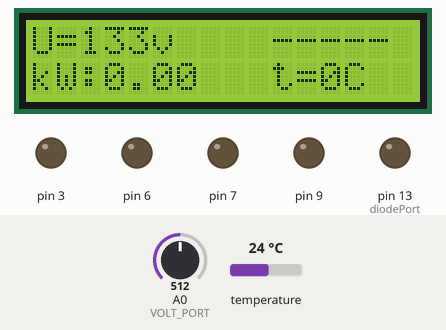
This sketch was run on a simulated Arduino Uno, built with avr-gcc and run on an emulated ATmega328P. Shown: 16×2 character LCD, output pins drawn as LEDs (lit = HIGH). The test bench sets the inputs (shaded band); at power-on: A0 (VOLT_PORT) = 512, temperature 24 °C.

Above: at 12.3 s.
12.4 s: A0 (VOLT_PORT) set to 885
At 13.5 s:
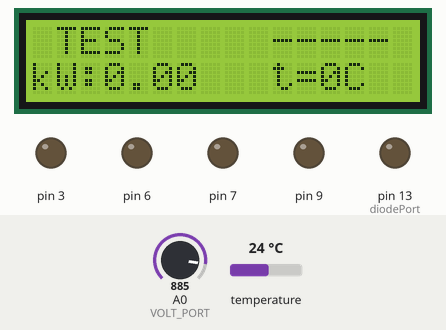
15.4 s: A0 (VOLT_PORT) set to 904
At 17.7 s:
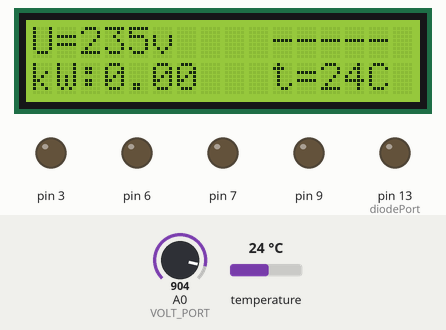
18.0 s: A0 (VOLT_PORT) set to 974
At 19.8 s:
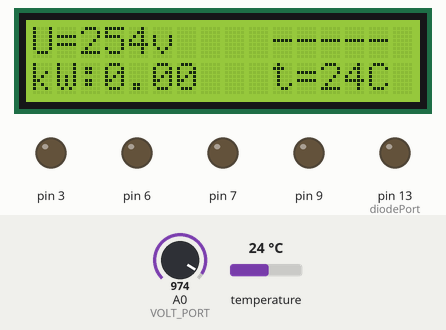
20.6 s: A0 (VOLT_PORT) set to 997
At 25.3 s:
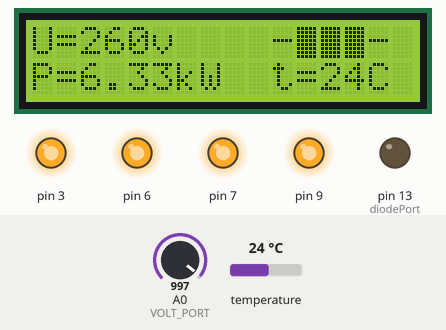
25.4 s: A0 (VOLT_PORT) set to 900
At 28.5 s:
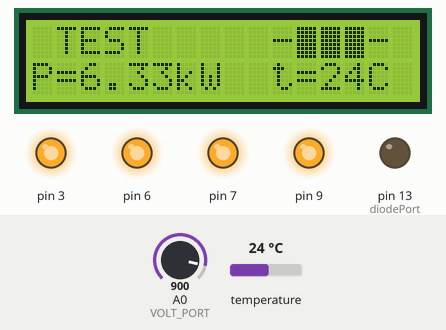
30.2 s: temperature set to 12 °C
At 32.1 s:
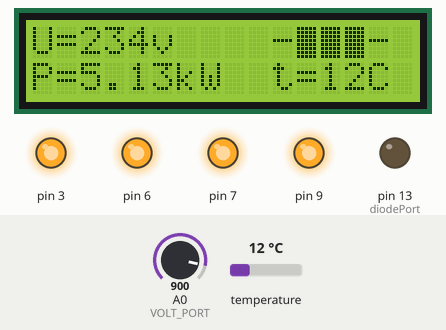
Timing chart, 0 to 33.6 s (numbered marks = the images above; inputs shaded):
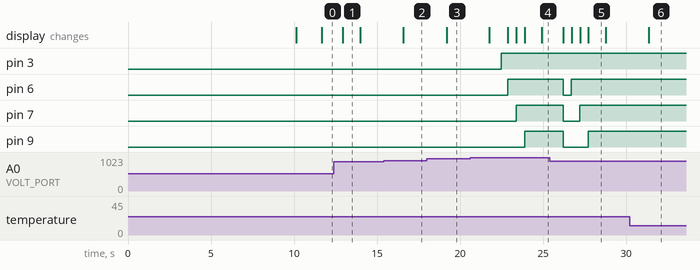

Measured:
- the behaviour switches between 892 and 893 on A0 (VOLT_PORT) (found by bisection; images 1 and 2)
- the behaviour switches between 981 and 982 on A0 (VOLT_PORT) (found by bisection; images 3 and 4)
- after the input at 12.4 s, the display: changes after 0.54 s (image 1)
- after the input at 15.4 s, the display: changes after 1.2 s (image 2)
- after the input at 18.0 s, the display: changes after 1.2 s (image 3)
- after the input at 20.6 s, pin 3: LOW → HIGH after 1.9 s; pin 6: LOW → HIGH after 2.3 s; pin 7: LOW → HIGH after 2.8 s; pin 9: LOW → HIGH after 3.3 s; the display: first changes after 1.2 s (image 4 shows a later state)
- after the input at 25.4 s, pin 6: HIGH → LOW after 0.80 s, → HIGH 0.51 s later; pin 7: HIGH → LOW after 0.80 s, → HIGH 1.0 s later; pin 9: HIGH → LOW after 0.80 s, → HIGH 1.5 s later; the display: first changes after 0.80 s (image 5 shows a later state)
- after the input at 30.2 s, the display: changes after 1.2 s (image 6)

The sketch:

heater_220_dc_3_stages.ino
```cpp
#include <LiquidCrystal_I2C.h>
#include <Wire.h>
#include <OneWire.h>
#include <DallasTemperature.h>

LiquidCrystal_I2C lcd(0x27, 16, 2);


#define VOLT_PORT 0 //on PCB 0
#define WATER_TEMP_PORT 6 //on PCB Power_A
#define WATER_TEMP_BUS 8 //D8

enum digital {DEV_A = 6, DEV_B = 7, DEV_C = 9, CONTACTOR = 3};//on PCB 6,7, (9, 3)joystic(93...)
enum modes {PASSIVE, STAGE_ONE, STAGE_TWO, STAGE_THREE};
OneWire oneWire(WATER_TEMP_BUS);
DallasTemperature sensor(&oneWire);

void setOptimalMode();
void setMode(int mode);
void voltageTest();
void showInfo();
float getVoltage();
float getCurrentPower();
void setCurrentTemp();
bool timeLeft(long int milliseconds);
bool timeLeftTest(long int milliseconds);
void diodeOn(bool);
void showCurrentMode();
void showDayPower();
void showTemp();
void addDayPower();

const float resist_1 = 32.0f;
const float resist_2 = 32.0f;
const float resist_3 = 32.0f;
const float maxWaterTemp = 55.0f;
float currentTemp = 0.0f;
float voltageDivisor = 3.84f;
float voltageDeviation = 0.0f;
float currentPower = 0.0f;
float currentVoltage = 0.0f;
float lastVoltage;
float upperVoltage = 232.0f;
float lowerVoltage = 160.0f;
int currentMode = PASSIVE;
float dayPower = 0;
const int diodePort = 13;

class Heater {
  public:

    void turnOn() {
      digitalWrite(devicePort, true);
      turnedOn = true;
    }

    void turnOff() {
      digitalWrite(devicePort, false);
      turnedOn = false;
    }

    float getPower() {
      return currentVoltage * currentVoltage / resistance;
    }

    bool isTurnedOn(){
      return turnedOn;
    }
    Heater(int devicePort, float resistance): devicePort(devicePort), resistance(resistance) {
      pinMode(devicePort, OUTPUT);
      turnOff();
    }

    Heater() {}

  private:
    int devicePort;
    float resistance;
    bool turnedOn;
};

class Contactor{
public:
  Contactor(){}
  Contactor(int devicePort) : devicePort(devicePort)
  {
    pinMode(devicePort, OUTPUT);
    off();
  }
  void on(){
      delay(200);
      digitalWrite(devicePort, true);
      isOn = true;
      delay(400);
  }
  void off(){
    digitalWrite(devicePort, false);
    isOn = false;
    delay(10000);
  }
  bool isTurnedOn(){
    return isOn;
  }
private:
  int devicePort;
  bool isOn;
};


class Timer {
public:
  Timer(){
    startTime = millis();
  }
  bool timeLeft(long int milliseconds) {
  bool result = false;
  if (millis() > (startTime + milliseconds)) {
    result = true;
    startTime = millis();
  }
  if (millis() < 5000) startTime = millis();
  return result;
}
private:
  unsigned long long startTime;
};


Timer timerInfo;
Timer timerTest;
Heater heater_1;
Heater heater_2;
Heater heater_3;
Contactor contactor;

byte customChar0[8] = {
  0b11111,
  0b11111,
  0b11111,
  0b11111,
  0b11111,
  0b11111,
  0b11111,
  0b11111
};

byte customChar1[8] = {
  0b11111,
  0b10001,
  0b10001,
  0b00000,
  0b00000,
  0b10001,
  0b10001,
  0b11111
};


///////////////////////////////////////  SETUP  //////////////////////////////////////////////
void setup() {
  analogReference(EXTERNAL);
  pinMode(diodePort, OUTPUT);
  sensor.begin();
  //Serial.begin(9600);
  lcd.init();
  lcd.createChar(0, customChar0);
  lcd.createChar(1, customChar1);
  lcd.backlight();
  lcd.setCursor(0, 0);
  lcd.print("Starting...");
  heater_1 = Heater(DEV_A, resist_1);
  heater_2 = Heater(DEV_B, resist_2);
  heater_3 = Heater(DEV_C, resist_3);
  contactor = Contactor(CONTACTOR);
  lcd.clear();
  setOptimalMode();
  lastVoltage = getVoltage();

}


///////////////////////////////////////   LOOP   ////////////////////////////////////////////////
void loop() {
  if(currentTemp > maxWaterTemp || currentTemp < 0){
    setOptimalMode();
    lastVoltage = getVoltage();
  }
  if(timerTest.timeLeft(180000)){
    setOptimalMode();
    lastVoltage = getVoltage();
    addDayPower();
  }

  if(abs(lastVoltage - getVoltage()) > 25.0){
    setOptimalMode();
    lastVoltage = getVoltage();
  }

  if (timerInfo.timeLeft(500)) {
    showInfo();
    setCurrentTemp();
  }
  delay(5);
}


float getVoltage() {
  delay(500);
  currentVoltage = round(analogRead(VOLT_PORT) / voltageDivisor + voltageDeviation);
  return currentVoltage;
}


float getCurrentPower(){
  float result = 0.0;
  float voltage = getVoltage();
  if(heater_1.isTurnedOn()){
    result += heater_1.getPower();
  }
  if(heater_2.isTurnedOn()){
    result += heater_2.getPower();
  }
  if(heater_3.isTurnedOn()){
    result += heater_3.getPower();
  }
  currentPower = result;
  return result;
}

void setMode(int mode){
  heater_1.turnOff();
  heater_2.turnOff();
  heater_3.turnOff();
  if(mode == PASSIVE){
    currentMode = PASSIVE;
  }
  if(mode == STAGE_ONE){
    currentMode = STAGE_ONE;
    heater_1.turnOn();
  }
  if(mode == STAGE_TWO){
    currentMode = STAGE_TWO;
    heater_1.turnOn();
    heater_2.turnOn();
  }
  if(mode == STAGE_THREE){
    currentMode = STAGE_THREE;
    heater_1.turnOn();
    heater_2.turnOn();
    heater_3.turnOn();
  }
  showCurrentMode();
}

void setOptimalMode(){
  lcd.setCursor(0, 0);
  lcd.print(" TEST ");
    setMode(PASSIVE);
    currentVoltage = getVoltage();
    if(currentVoltage < lowerVoltage || currentTemp > maxWaterTemp){
      if(contactor.isTurnedOn()){
        contactor.off();
      }
      return;
    }
    if(currentVoltage > upperVoltage){
      float maxPower = 0.0f;
      if(!contactor.isTurnedOn()){
        contactor.on();
        dayPower = 0.0;
      }
      setMode(STAGE_ONE);
      currentPower = getCurrentPower();
      if (currentPower > maxPower){
        maxPower = currentPower;
      }else{
        setMode(PASSIVE);
        return;
      }
      setMode(STAGE_TWO);
      currentPower = getCurrentPower();
      if (currentPower > maxPower){
        maxPower = currentPower;
      }else{
        setMode(STAGE_ONE);
        return;
      }
      setMode(STAGE_THREE);
      if (getCurrentPower() > maxPower){
        return;
      }else{
        setMode(STAGE_TWO);
      }
    }
}

void setCurrentTemp(){
  sensor.requestTemperatures();
  currentTemp = sensor.getTempCByIndex(0);
}


void addDayPower(){
  dayPower += (currentPower/20); //watt
}


void showInfo() {
  lcd.setCursor(0, 0);
  lcd.print("U=");
  lcd.print(int(currentVoltage));
  lcd.print("v ");
  if (currentMode != PASSIVE){
    showCurrentMode();
    lcd.setCursor(0, 1);
    lcd.print("P=");
    currentPower = currentVoltage * currentVoltage / (resist_1 / float(currentMode)); //heaters have same resistance
    lcd.print((int(currentPower/1000*100))/100.0);
    lcd.print("kW ");
    showTemp();
  }
  if (currentMode == PASSIVE){
    lcd.setCursor(9, 0);
    if (currentTemp > maxWaterTemp){
      lcd.print("OVERHEAT");
    }else{
      showCurrentMode();
      showTemp();
      showDayPower();
    }
  }
}

void showDayPower(){
  lcd.setCursor(0, 1);
  lcd.print("kW:");
  lcd.print((int(dayPower/100.0f))/10.0f);
  lcd.print("  ");
}

void showTemp(){
  lcd.setCursor(9, 1);
  lcd.print(" t=");
  lcd.print(round(currentTemp));
  lcd.print("C ");
}

void showCurrentMode(){
  lcd.setCursor(9, 0);
    if(currentMode == STAGE_ONE) {
      lcd.print(" -");
      lcd.write((byte)0);
      lcd.write((byte)1);
      lcd.write((byte)1);
      lcd.print("- ");
    }
    if(currentMode == STAGE_TWO) {
      lcd.print(" -");
      lcd.write((byte)0);
      lcd.write((byte)0);
      lcd.write((byte)1);
      lcd.print("- ");
    }
    if(currentMode == STAGE_THREE) {
      lcd.print(" -");
      lcd.write((byte)0);
      lcd.write((byte)0);
      lcd.write((byte)0);
      lcd.print("- ");
    }
    if(currentMode == PASSIVE) {
      lcd.print(" ----- ");
    }
}
```
